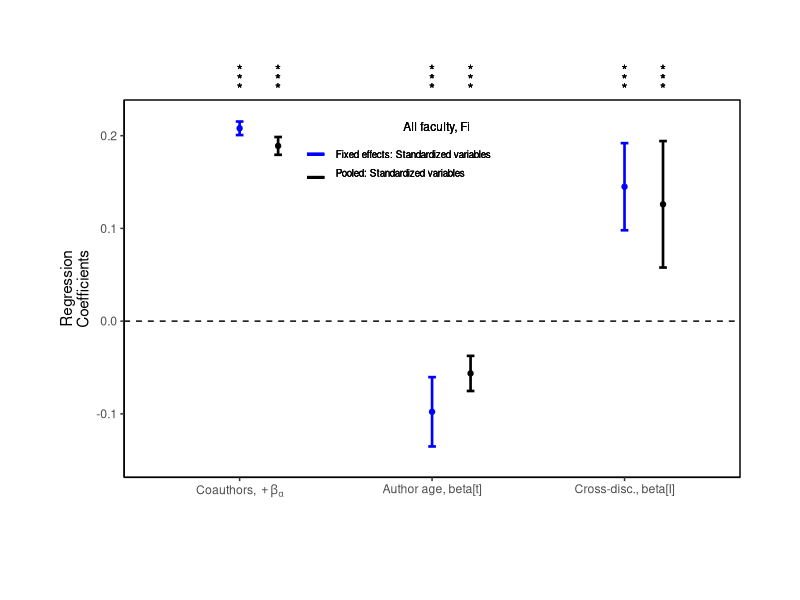

Here is the R script that generated this plot:
library(ggplot2)
library(dplyr)
library(forcats)

df <- data.frame(parameters = c("co-authors", "author_age", "cross-disc"),
                 fe_standardized = c(0.208, -0.0978, 0.145),
                 fe_stand_error = c(0.00365, 0.0187, 0.0235)
                 )
pooled_df = data.frame(parameters = c("co-authors", "author_age", "cross-disc"),
                       fe_standardized = c(0.189, -0.0564, 0.126),
                       fe_stand_error = c(0.00479, 0.00947, 0.0341)
                  )

fig5A <- ggplot(df, aes(x=parameters, y=fe_standardized))

fig5A + 
  geom_point(data = df, 
#             aes(x=c(0.9, 1.9, 2.9), y=fe_standardized),
             colour = "blue", size = 1.5) +
  geom_errorbar(aes(ymin = fe_standardized + fe_stand_error * 2, 
                    ymax = fe_standardized - fe_stand_error * 2),
#                    x=c(0.9, 1.9, 2.9),
                width=0.04, colour = "blue", size=0.9) +

  geom_point(data = pooled_df, 
             aes(x = c(1.2, 2.2, 3.2), y=fe_standardized),
             colour = "black", size = 1.5) +
  geom_errorbar(data = pooled_df, 
                aes(x=c(1.2, 2.2, 3.2),
                ymin = fe_standardized + fe_stand_error * 2, 
                ymax = fe_standardized - fe_stand_error * 2), 
                width=0.04, colour = "black", size=0.9) +
  
  coord_cartesian(ylim = c(-.15, .22), clip = 'off') +
  theme(plot.margin = unit(c(5,3,4,3), "lines"))  +
  geom_hline(yintercept=c(0,3), linetype="dashed") +
  
  geom_text(aes(x=1.0,y=0.27,label="*")) +
  geom_text(aes(x=1.0,y=0.26,label="*")) +
  geom_text(aes(x=1.0,y=0.25,label="*")) +
  
  geom_text(aes(x=2.0,y=0.27,label="*")) +
  geom_text(aes(x=2.0,y=0.26,label="*")) +
  geom_text(aes(x=2.0,y=0.25,label="*")) +

  geom_text(aes(x=3.0,y=0.27,label="*")) +
  geom_text(aes(x=3.0,y=0.26,label="*")) +
  geom_text(aes(x=3.0,y=0.25,label="*")) +

  geom_text(aes(x=1.2,y=0.27,label="*")) +
  geom_text(aes(x=1.2,y=0.26,label="*")) +
  geom_text(aes(x=1.2,y=0.25,label="*")) +
  
  geom_text(aes(x=2.2,y=0.27,label="*")) +
  geom_text(aes(x=2.2,y=0.26,label="*")) +
  geom_text(aes(x=2.2,y=0.25,label="*")) +
  
  geom_text(aes(x=3.2,y=0.27,label="*")) +
  geom_text(aes(x=3.2,y=0.26,label="*")) +
  geom_text(aes(x=3.2,y=0.25,label="*")) +
  
  theme(axis.line = element_line(colour = "black"),
      panel.background = element_blank(),
      panel.border = element_rect(colour = "black", fill=NA, size=.5)
  ) +
  
  labs(x = "", y = "Regression\nCoefficients") +
  geom_text(aes(x=1.85,y=0.21,label="All faculty, Fi"), size = 3.0, hjust = 0) +
  geom_text(size = 2.5, hjust = 0, 
            aes(x=1.5,y=0.18, label="Fixed effects: Standardized variables")) +
  geom_text(size = 2.5, hjust = 0, 
            aes(x=1.5,y=0.16, label="Pooled: Standardized variables")) +
  geom_segment(aes(x= 1.35,y=0.18,xend=1.44,yend=0.18), 
               size = 1, colour = "blue") +
  geom_segment(aes(x= 1.35,y=0.155,xend=1.44,yend=0.155), 
               size = 1, colour = "black") +

  aes(x = fct_inorder(parameters)) +
  scale_x_discrete("", labels = c(expression("Coauthors, " + beta[alpha]), 
                                  expression("Author age, beta[t]"), 
                                  expression("Cross-disc., beta[I]")))
  
